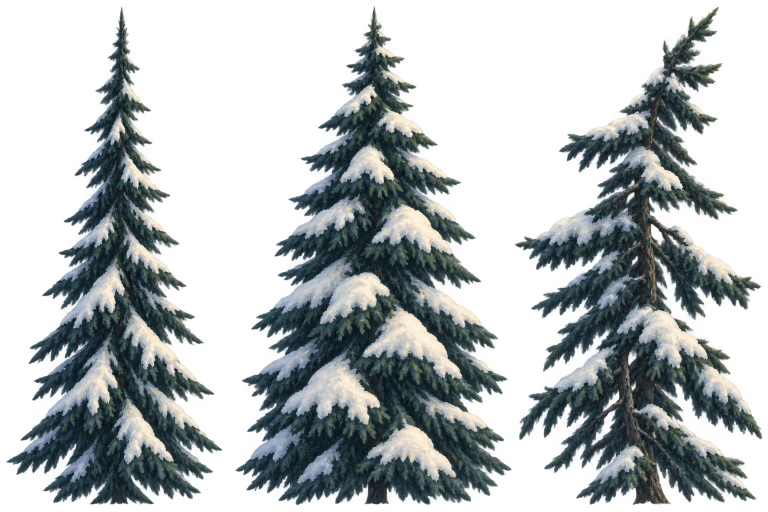
#> input picture UE5/SourceAssets/P5/Environment/Source/O_Tree_Sheet_Source_v01.png, 1536 x 1024 px (shown at 1/2 size)
$ python p5_export_a3_obstacle_candidates.py
#> lines starting #> are read from the running program, lines starting #| are printed output that depends on the picture
from __future__ import annotations

import json
from pathlib import Path

from PIL import Image, ImageDraw


ROOT = Path(__file__).resolve().parents[2]
P5_ROOT = ROOT / "UE5" / "SourceAssets" / "P5"
SOURCE_DIR = P5_ROOT / "Environment" / "Source"
EXPORT_DIR = P5_ROOT / "Environment" / "Exports"
MANIFEST_PATH = P5_ROOT / "Manifests" / "P5_A3_Obstacles_manifest_v01.json"
EVIDENCE_DIR = ROOT / "UE5" / "Records" / "p5_p6_plan" / "evidence" / "P5_A3_Obstacles"
PREVIEW_PATH = EVIDENCE_DIR / "P5_A3_Obstacles_preview_v01.png"


SHEETS = [
    {
        "source": "O_Tree_Sheet_Source_v01.png",
        "sourceImageGenId": "exec-fa4b6800-c80c-4adc-a415-eb7a8dd6c62a",
        "cellSize": (512, 1024),
        "targetSize": (512, 1024),
        "assetIds": ["O_Tree_A", "O_Tree_B", "O_Tree_C"],
    },
    {
        "source": "O_Rock_Sheet_Source_v01.png",
        "sourceImageGenId": "exec-db16114d-a4b8-4670-b3b5-cdaac3add5e4",
        "cellSize": (887, 887),
        "targetSize": (256, 256),
        "assetIds": ["O_Rock_A", "O_Rock_B"],
    },
]


def alpha_record(image: Image.Image) -> dict[str, object]:
    rgba = image.convert("RGBA")
    alpha = rgba.getchannel("A")
    histogram = alpha.histogram()
    total = rgba.width * rgba.height
    return {
        "dimensions": list(rgba.size),
        "alphaBounds": list(alpha.getbbox()) if alpha.getbbox() else None,
        "transparentPixelPercent": round(histogram[0] * 100 / total, 2),
        "opaquePixelPercent": round(sum(histogram[250:]) * 100 / total, 2),
    }


def make_preview(files: list[Path]) -> None:
    canvas = Image.new("RGBA", (1536, 1120), (115, 137, 161, 255))
    draw = ImageDraw.Draw(canvas)
    y = 0
    for index, path in enumerate(files):
        with Image.open(path) as opened:
            sprite = opened.convert("RGBA")
        if index < 3:
            sprite.thumbnail((360, 850), Image.Resampling.LANCZOS)
            x = index * 512 + (512 - sprite.width) // 2
            canvas.alpha_composite(sprite, (x, y + 38 + 850 - sprite.height))
            draw.text((index * 512 + 10, y + 8), f"O_Tree_{chr(65 + index)}", fill=(250, 250, 248, 255))
        else:
            sprite.thumbnail((260, 260), Image.Resampling.LANCZOS)
            x = (index - 3) * 768 + (768 - sprite.width) // 2
            canvas.alpha_composite(sprite, (x, 930 + (190 - sprite.height) // 2))
            draw.text(((index - 3) * 768 + 10, 908), f"O_Rock_{chr(65 + index - 3)}", fill=(250, 250, 248, 255))
    canvas.convert("RGB").save(PREVIEW_PATH, format="PNG", optimize=True)


def main() -> None:
    EXPORT_DIR.mkdir(parents=True, exist_ok=True)
    EVIDENCE_DIR.mkdir(parents=True, exist_ok=True)
    MANIFEST_PATH.parent.mkdir(parents=True, exist_ok=True)
    records: list[dict[str, object]] = []
    preview_files: list[Path] = []

    for sheet in SHEETS:
        source_path = SOURCE_DIR / sheet["source"]
        with Image.open(source_path) as opened:
#> opened is the input picture: PIL image 1536x1024 RGBA; mean R, G, B, A 62.4, 72.8, 73.2, 109.6
            source = opened.convert("RGBA")
        cell_width, cell_height = sheet["cellSize"]
        target = sheet["targetSize"]
        for index, asset_id in enumerate(sheet["assetIds"]):
            crop = source.crop((index * cell_width, 0, (index + 1) * cell_width, cell_height))
            exported = crop.resize(target, Image.Resampling.LANCZOS)
            output_file = f"{asset_id}_v01_WIP.png"
            output_path = EXPORT_DIR / output_file
            exported.save(output_path, format="PNG", optimize=True)
            preview_files.append(output_path)
            records.append({
                "assetId": asset_id,
                "sourceFile": str(source_path.relative_to(ROOT)).replace("\\", "/"),
                "sourceImageGenId": sheet["sourceImageGenId"],
                "sourceDimensions": list(source.size),
                "sourceCell": [index * cell_width, 0, (index + 1) * cell_width, cell_height],
                "exportFile": str(output_path.relative_to(ROOT)).replace("\\", "/"),
                "format": "PNG RGBA, sRGB assumed",
                **alpha_record(exported),
                "manualSilhouetteAssessment": "distinct_static_candidate_collision_match_pending",
            })
#> this loop made 3 passes
#> pass 1, in main, `crop = source.crop((index * cell_width, 0, (index + 1) * cell_width, c..`:
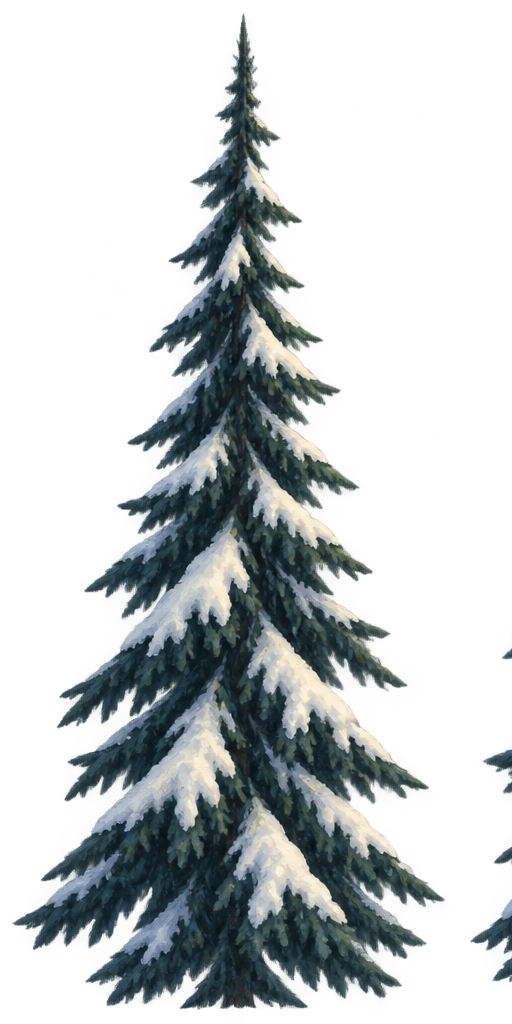
#> crop: PIL image 512x1024 RGBA; mean R, G, B, A 50.3, 61.2, 63.5, 84.2; transparent parts drawn white
#> pass 1, in alpha_record, `alpha = rgba.getchannel("A")`:
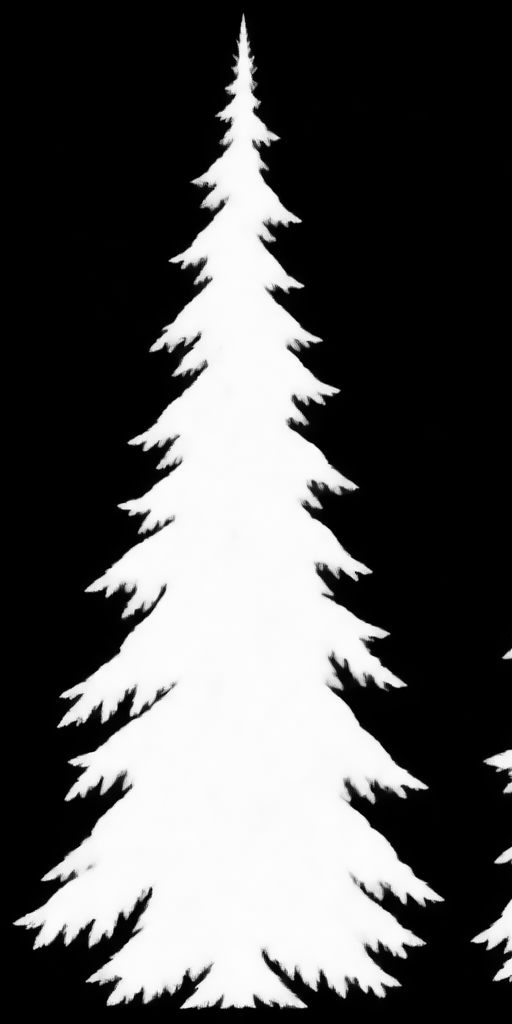
#> alpha: PIL image 512x1024 L; min 0, max 254, mean 84.2
#> pass 2, in alpha_record (call 2), `alpha = rgba.getchannel("A")`:
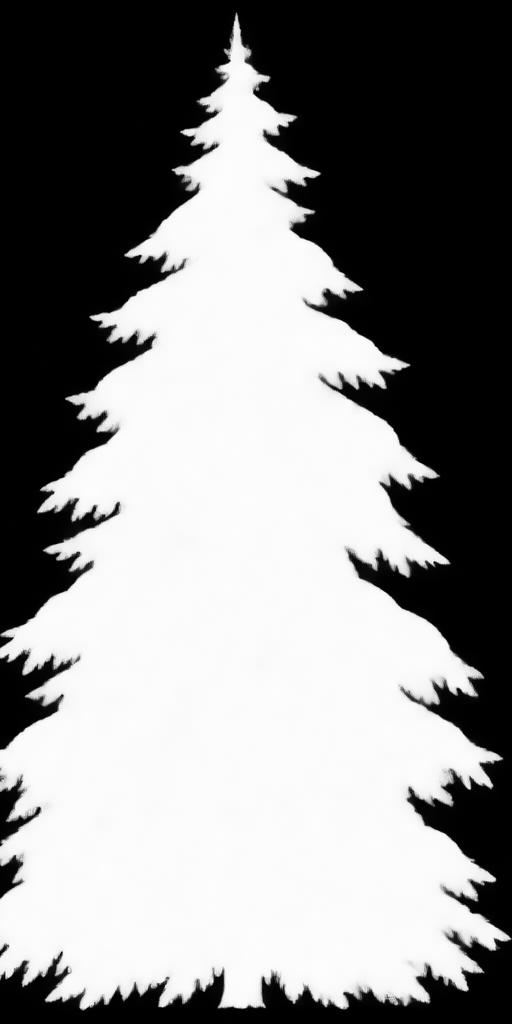
#> alpha: PIL image 512x1024 L; min 0, max 253, mean 138.4
#> after the loop:
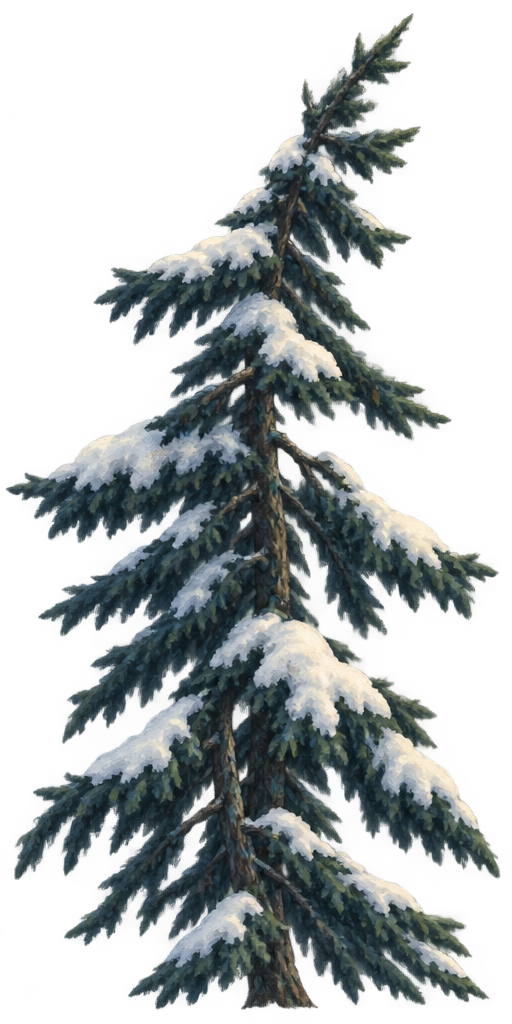
#> exported: PIL image 512x1024 RGBA; mean R, G, B, A 66.2, 75.9, 74.6, 106; transparent parts drawn white
#> after the loop, preview_files = 3 items; records = 3 items
#> pass 2 of the loop in main, `for sheet in SHEETS:`:
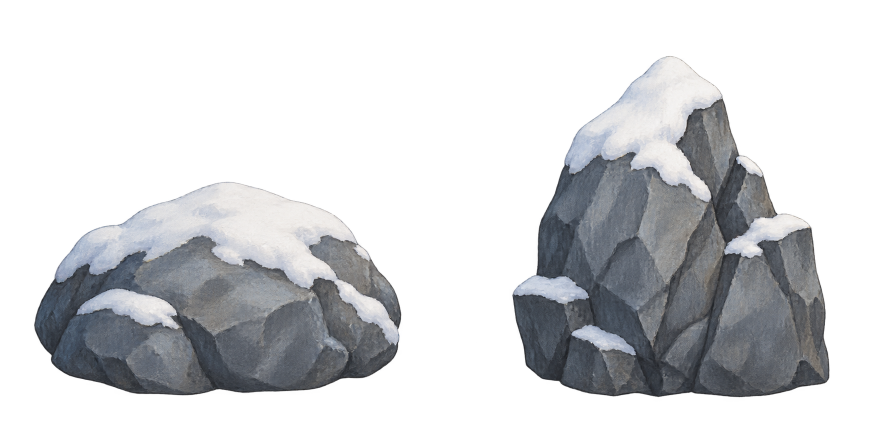
#> input picture UE5/SourceAssets/P5/Environment/Source/O_Rock_Sheet_Source_v01.png, 1774 x 887 px (shown at 1/2 size)
#> in main, opened is the input picture: PIL image 1774x887 RGBA; mean R, G, B, A 43.8, 45, 47.2, 86.3
#> after the loop in main, `for index, asset_id in enumerate(sheet["assetIds"]):`: preview_files = 5 items

    make_preview(preview_files)
#> in make_preview, `canvas = Image.new("RGBA", (1536, 1120), (115, 137, 161, 255))`:
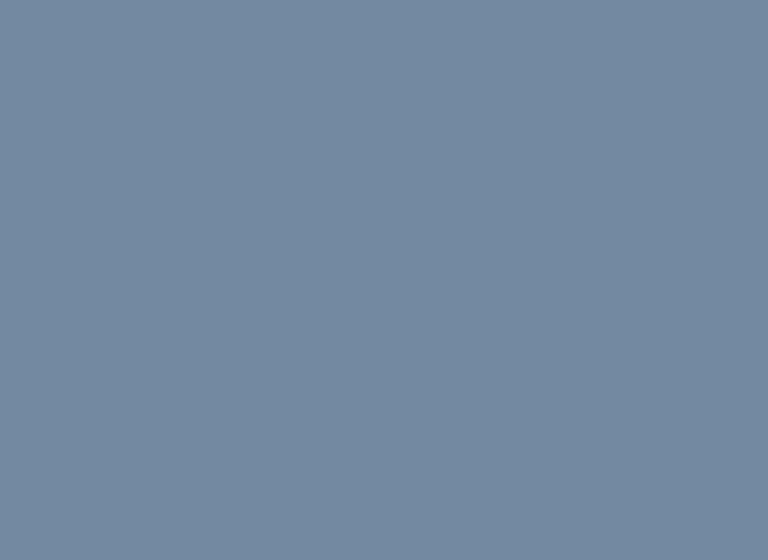
#> canvas: PIL image 1536x1120 RGBA (shown at 1/2 size); mean R, G, B, A 115, 137, 161, 255
#> in make_preview, `x = index * 512 + (512 - sprite.width) // 2`: x = 76
#> in make_preview, `canvas.alpha_composite(sprite, (x, y + 38 + 850 - sprite.height))`:
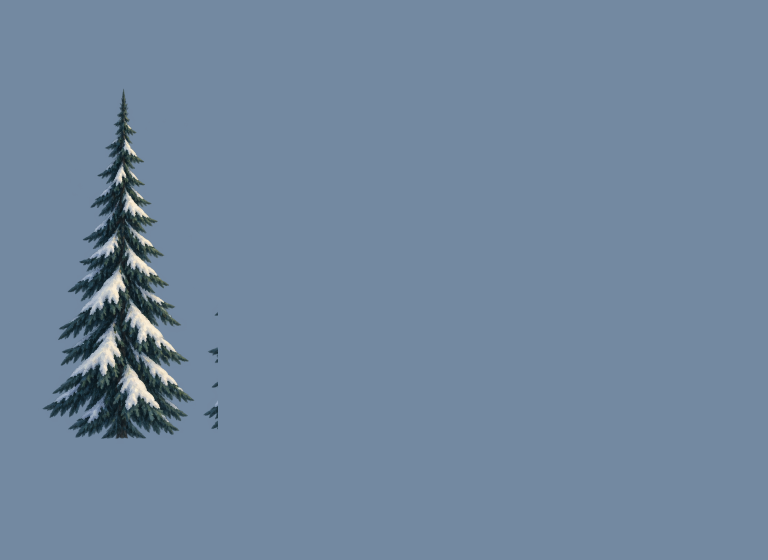
#> canvas: PIL image 1536x1120 RGBA (shown at 1/2 size); mean R, G, B, A 113.1, 134.7, 157.7, 255
#> pass 2 of the loop in make_preview, `for index, path in enumerate(files):`:
#> in make_preview, `sprite.thumbnail((360, 850), Image.Resampling.LANCZOS)`:
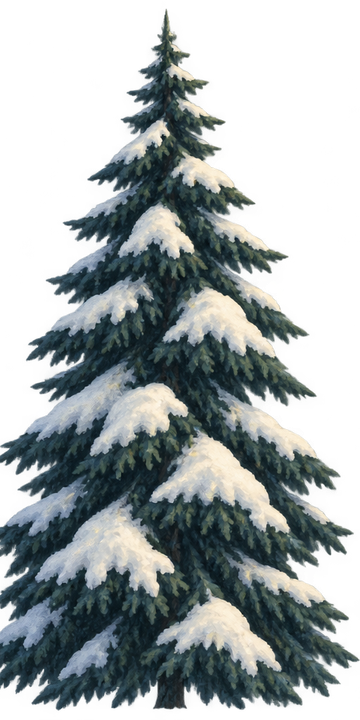
#> sprite: PIL image 360x720 RGBA; mean R, G, B, A 53.7, 61.8, 62.7, 138.5; transparent parts drawn white
#> x = 588
#> in make_preview, `canvas.alpha_composite(sprite, (x, y + 38 + 850 - sprite.height))`:
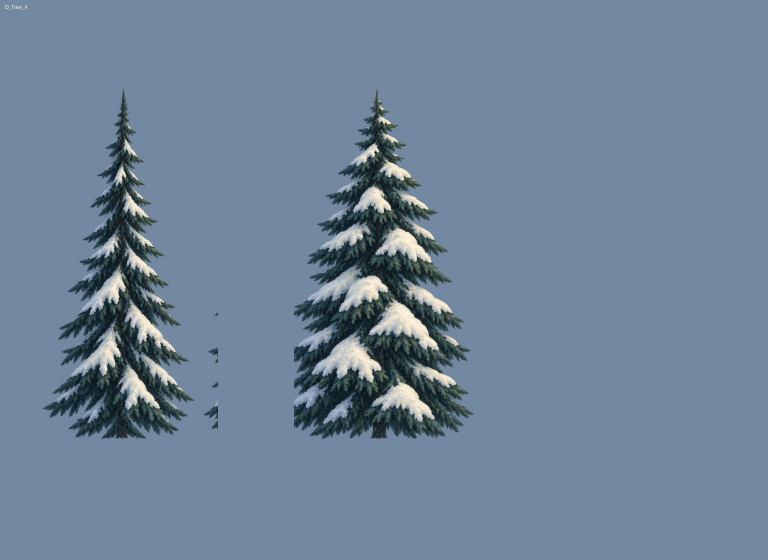
#> canvas: PIL image 1536x1120 RGBA (shown at 1/2 size); mean R, G, B, A 110.9, 131.7, 152.8, 255
#> in make_preview, `canvas.convert("RGB").save(PREVIEW_PATH, format="PNG", optimize=True)`:
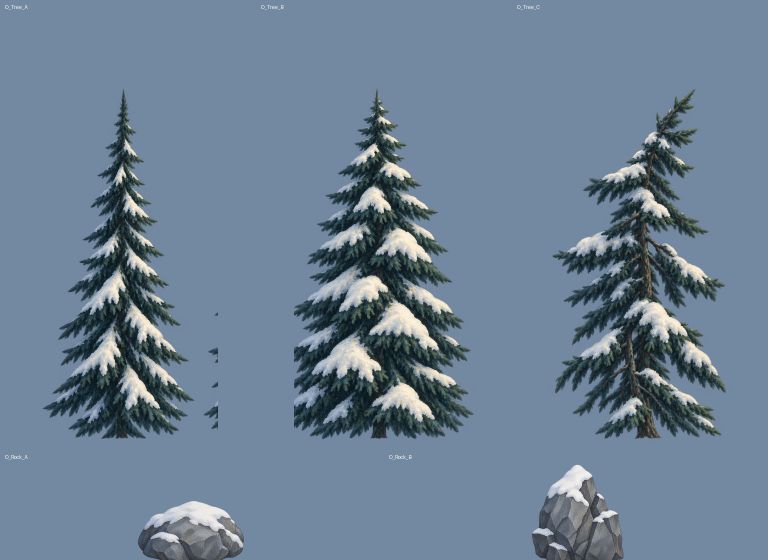
#> saved as P5_A3_Obstacles_preview_v01.png: PIL image 1536x1120 RGB (shown at 1/2 size); mean R, G, B 108.7, 128.4, 147.7
    manifest = {
        "manifestId": "P5_A3_Obstacles",
        "version": "v01",
        "created": "2026-10-28",
        "status": "WIP; candidates only; not accepted for runtime import",
        "approvedDirection": "P5 A0 natural-tone v02 scene",
        "exportTool": "UE5/Scripts/p5_export_a3_obstacle_candidates.py",
        "assets": records,
        "preview": str(PREVIEW_PATH.relative_to(ROOT)).replace("\\", "/"),
        "gates": {
            "dimensions": "exported to specification",
            "transparency": "alpha retained; UE material filtering and edge review pending",
            "silhouette": "three tree variants and two rock variants are visually distinct in a neutral composite preview",
            "collision": "pending actual P5 collision bounds and gameplay readability review",
            "editorIntegration": "pending",
        },
    }
    MANIFEST_PATH.write_text(json.dumps(manifest, ensure_ascii=False, indent=2) + "\n", encoding="utf-8")
    print(f"Exported {len(records)} WIP assets.")
#| Exported 5 WIP assets.
    for record in records:
        print(f"{record['assetId']}: {record['dimensions']} alpha={record['alphaBounds']}")
#> this loop made 5 passes
#| O_Tree_A: [512, 1024] alpha=[0, 10, 512, 1024]
#| O_Tree_B: [512, 1024] alpha=[0, 1, 512, 1024]
#| O_Tree_C: [512, 1024] alpha=[0, 11, 512, 1024]
#| O_Rock_A: [256, 256] alpha=[17, 102, 234, 231]
#| O_Rock_B: [256, 256] alpha=[21, 30, 225, 232]
    print(f"Preview: {PREVIEW_PATH}")
    print(f"Manifest: {MANIFEST_PATH}")


if __name__ == "__main__":
    main()
